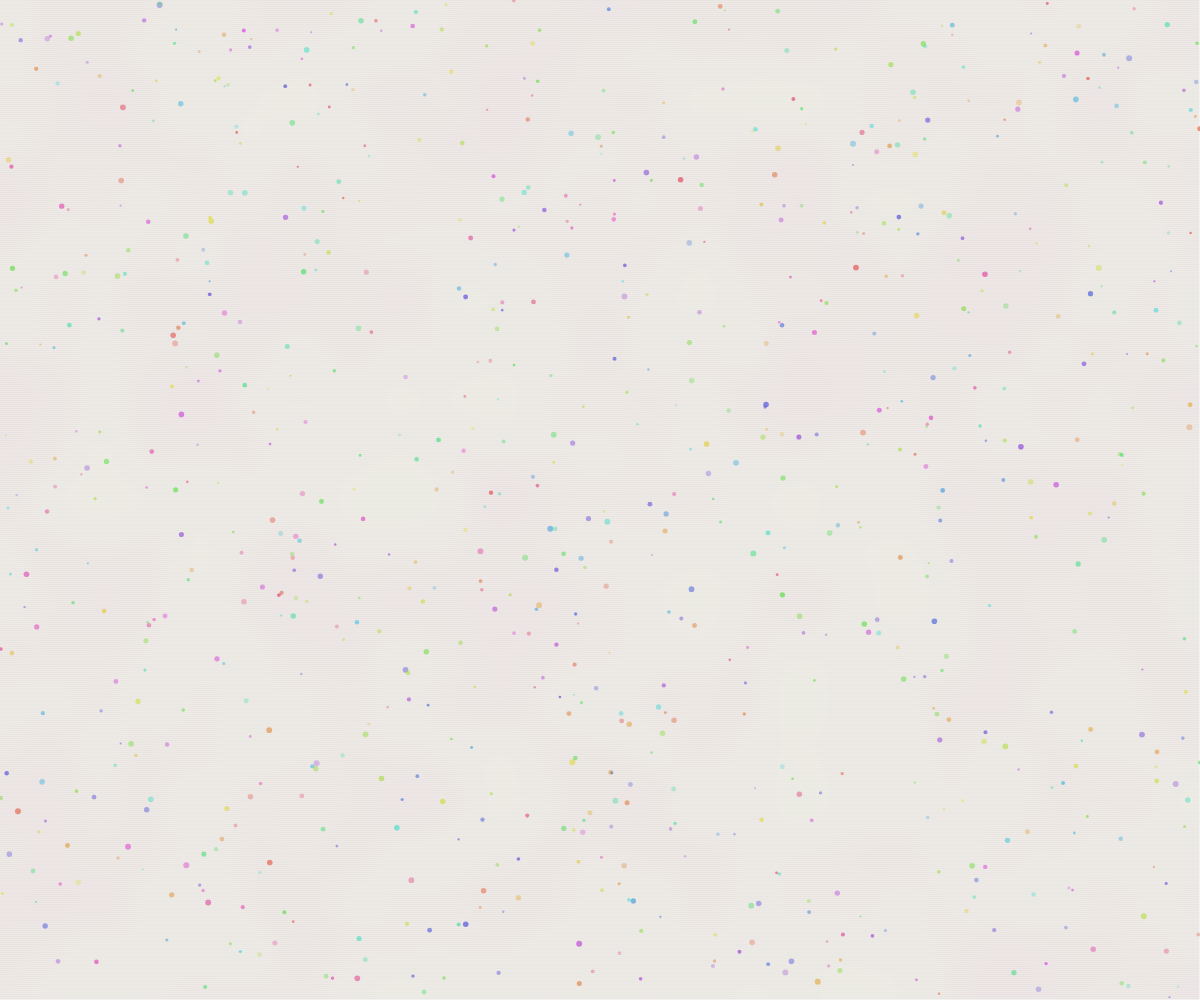
Frame 1 (no input)
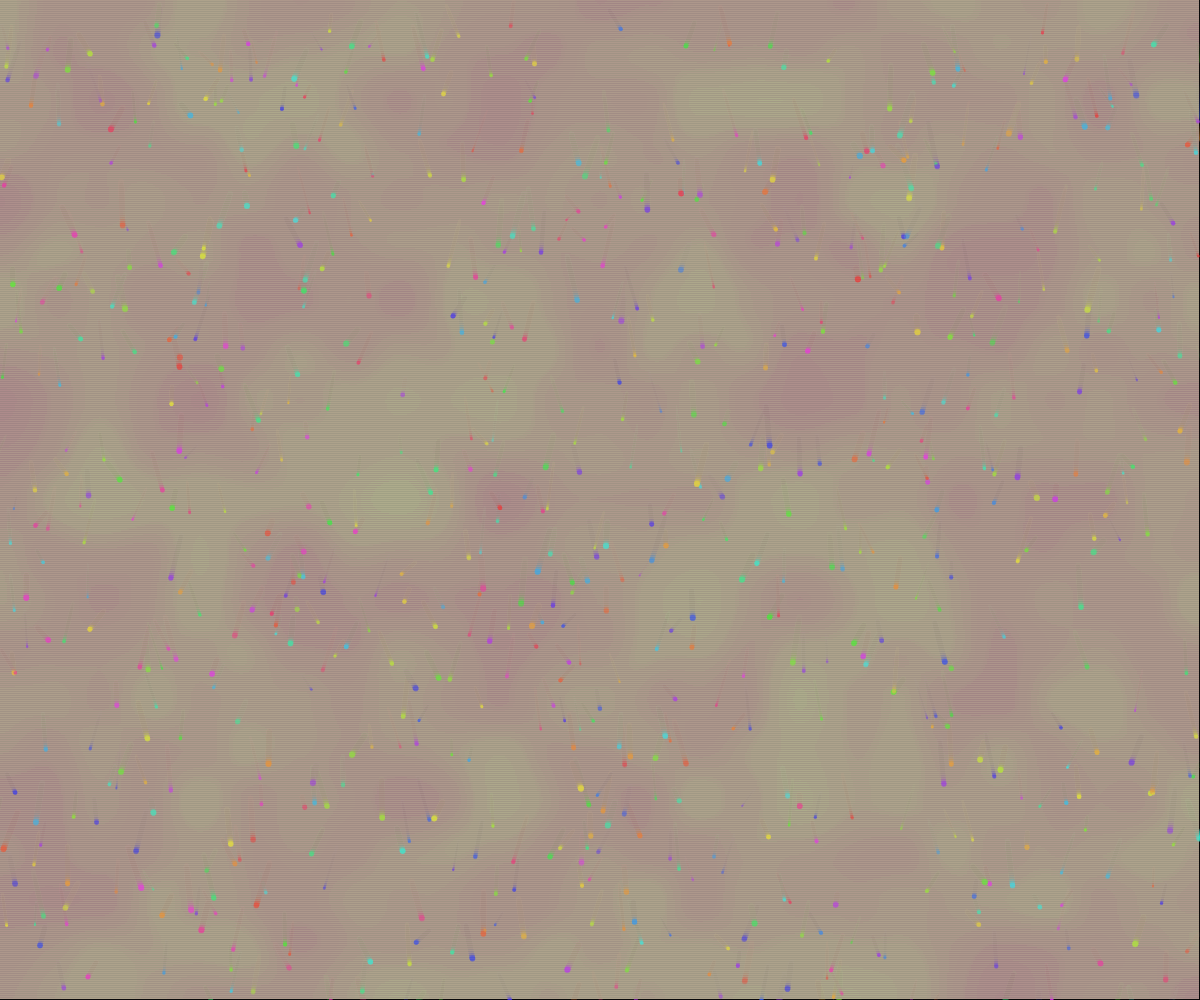
Frame 60 (no input)
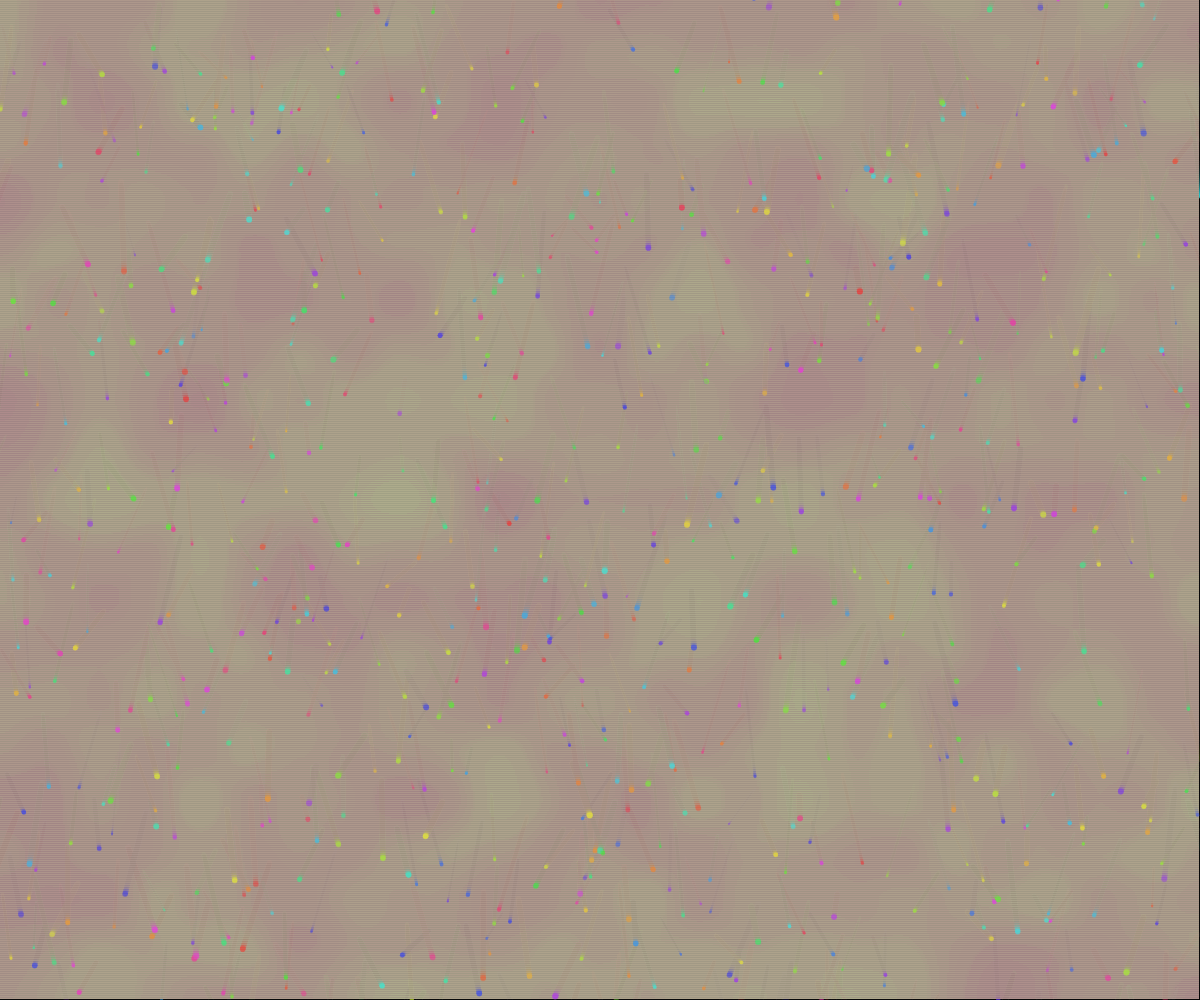
Frame 120 (the mouse pressed at the canvas centre since frame 60)

The p5.js sketch that drew these frames (run headless with seeded random() and noise() and a simulated clock; from frame 60 on, the mouse is pressed at the canvas centre):

// p5.js sketch
// ── sketch.js
let liquidParticles = [];
const numParticles = 800;
let textureMap;
let time = 0;

function setup() {
  createCanvas(windowWidth, windowHeight);
  colorMode(HSB, 360, 100, 100, 1);
  
  // Initialize liquid particles
  for (let i = 0; i < numParticles; i++) {
    liquidParticles.push({
      x: random(width),
      y: random(height),
      hue: random(360),
      size: random(2, 6),
      speed: random(0.2, 0.8),
      drift: random(-0.5, 0.5),
      opacity: random(0.3, 0.7)
    });
  }
  
  // Create texture map for corrugated cardboard effect
  textureMap = createGraphics(width, height);
  textureMap.colorMode(HSB, 360, 100, 100, 1);
  textureMap.background(0, 0, 0, 0);
  
  // Draw corrugated pattern
  textureMap.noiseDetail(2, 0.5);
  for (let y = 0; y < height; y += 2) {
    for (let x = 0; x < width; x += 2) {
      const n = textureMap.noise(x * 0.01, y * 0.01, time * 0.001) * 255;
      textureMap.stroke(n * 0.3, 20, 80);
      textureMap.point(x, y);
    }
  }
}

function draw() {
  // Semi-transparent background for motion trails
  background(0, 0, 0, 0.05);
  
  time += 1;
  
  // Update and display particles
  for (let i = 0; i < liquidParticles.length; i++) {
    const p = liquidParticles[i];
    
    // Gentle drift with organic movement
    p.x += p.drift * 0.5;
    p.y += p.speed;
    
    // Wrap around the canvas
    if (p.y > height + 20) p.y = -20;
    if (p.x < -20) p.x = width + 20;
    if (p.x > width + 20) p.x = -20;
    
    // Apply color mixing effect
    const hueShift = sin(time * 0.01 + i * 0.01) * 5;
    const mixedHue = (p.hue + hueShift) % 360;
    
    // Draw particle with texture effect
    noStroke();
    fill(mixedHue, 80, 90, p.opacity);
    ellipse(p.x, p.y, p.size, p.size);
  }
  
  // Apply corrugated cardboard texture
  image(textureMap, 0, 0);
}

function windowResized() {
  resizeCanvas(windowWidth, windowHeight);
}
